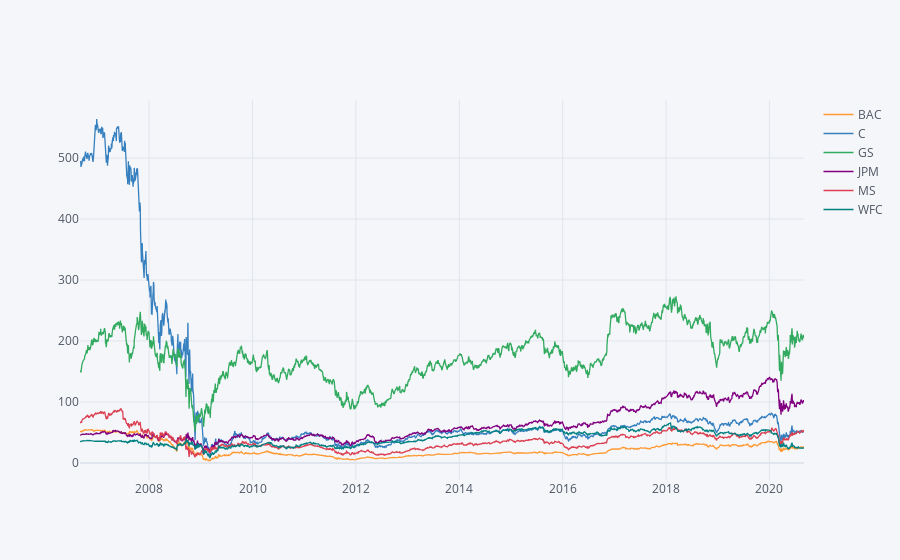

The code cell stored with this chart in its notebook:
### Code cell
bank_stocks.xs(key='Close',axis=1,level='Stock Info').iplot()

### Figure 1 — Plotly figure (JSON) as saved in the notebook; plotly's stock layout.template omitted (floating-point values rounded to 4 significant figures; data arrays with more than 128 entries replaced by an {"elided": "..."} marker saying what was removed)
{"data": [{"line": {"color": "rgba(255, 153, 51, 1.0)", "dash": "solid", "shape": "linear", "width": 1.3}, "mode": "lines", "name": "BAC", "text": "", "type": "scatter", "x": {"elided": "3525 str values"}, "y": {"elided": "3525 float values"}}, {"line": {"color": "rgba(55, 128, 191, 1.0)", "dash": "solid", "shape": "linear", "width": 1.3}, "mode": "lines", "name": "C", "text": "", "type": "scatter", "x": {"elided": "3525 str values"}, "y": {"elided": "3525 float values"}}, {"line": {"color": "rgba(50, 171, 96, 1.0)", "dash": "solid", "shape": "linear", "width": 1.3}, "mode": "lines", "name": "GS", "text": "", "type": "scatter", "x": {"elided": "3525 str values"}, "y": {"elided": "3525 float values"}}, {"line": {"color": "rgba(128, 0, 128, 1.0)", "dash": "solid", "shape": "linear", "width": 1.3}, "mode": "lines", "name": "JPM", "text": "", "type": "scatter", "x": {"elided": "3525 str values"}, "y": {"elided": "3525 float values"}}, {"line": {"color": "rgba(219, 64, 82, 1.0)", "dash": "solid", "shape": "linear", "width": 1.3}, "mode": "lines", "name": "MS", "text": "", "type": "scatter", "x": {"elided": "3525 str values"}, "y": {"elided": "3525 float values"}}, {"line": {"color": "rgba(0, 128, 128, 1.0)", "dash": "solid", "shape": "linear", "width": 1.3}, "mode": "lines", "name": "WFC", "text": "", "type": "scatter", "x": {"elided": "3525 str values"}, "y": {"elided": "3525 float values"}}], "layout": {"legend": {"bgcolor": "#F5F6F9", "font": {"color": "#4D5663"}}, "paper_bgcolor": "#F5F6F9", "plot_bgcolor": "#F5F6F9", "title": {"font": {"color": "#4D5663"}}, "xaxis": {"gridcolor": "#E1E5ED", "showgrid": true, "tickfont": {"color": "#4D5663"}, "title": {"font": {"color": "#4D5663"}, "text": ""}, "zerolinecolor": "#E1E5ED"}, "yaxis": {"gridcolor": "#E1E5ED", "showgrid": true, "tickfont": {"color": "#4D5663"}, "title": {"font": {"color": "#4D5663"}, "text": ""}, "zerolinecolor": "#E1E5ED"}}}
